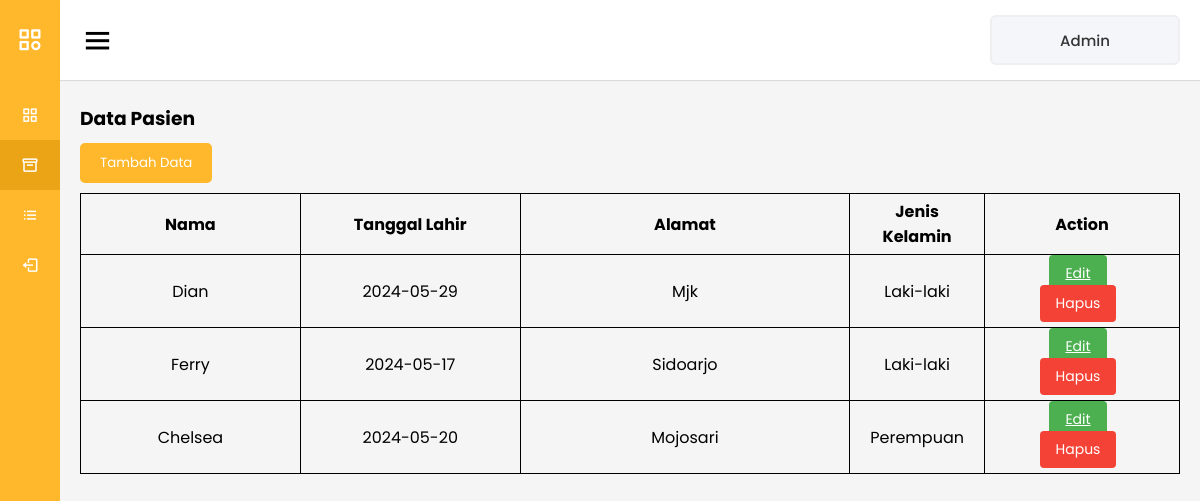
Screenshot of /pasien/pasien.php (signed in) with the database file from the repository.
### tables this page shows
CREATE TABLE `tb_pasien` (
  `ID_pasien` int NOT NULL,
  `Nama` varchar(50) NOT NULL,
  `Tanggal_lahir` date NOT NULL,
  `Alamat` varchar(255) NOT NULL,
  `Jenis_kelamin` enum('Laki-laki','Perempuan') NOT NULL
);

### pasien/pasien.php (the view, shortened to what this page needs)
<!DOCTYPE html>
<html lang="en" dir="ltr">
<head>
    <link rel="stylesheet" href="../css/admin.css" />
    <link href="https://unpkg.com/boxicons@2.0.7/css/boxicons.min.css" rel="stylesheet" />
</head>
<body>
    <div class="sidebar">
        <div class="logo-details">
            <i class="bx bx-category"></i>
            <span class="logo_name">Sehat Bersama</span>
        </div>
        <ul class="nav-links">
            <li>
                <a href="../admin.php">
                    <i class="bx bx-grid-alt"></i>
                    <span class="links_name">Dashboard</span>
                </a>
            </li>
            <li>
                <a href="pasien.php" class="active">
                    <i class="bx bx-box"></i>
                    <span class="links_name">Pasien</span>
                </a>
            </li>
            <li>
                <a href="../pembayaran/pembayaran.php">
                    <i class="bx bx-list-ul"></i>
                    <span class="links_name">Pembayaran</span>
                </a>
            </li>
            <li>
                <a href="../logout.php">
                    <i class="bx bx-log-out"></i>
                    <span class="links_name">Log out</span>
                </a>
            </li>
        </ul>
    </div>
    <section class="home-section">
        <nav>
            <div class="sidebar-button">
                <i class="bx bx-menu sidebarBtn"></i>
            </div>
            <div class="profile-details">
                <span class="admin_name">Admin</span>
            </div>
        </nav>
        <div class="home-content">
            <h3>Data Pasien</h3>
            <button type="button" class="btn btn-tambah">
                <a href="pasien-add.php">Tambah Data</a>
            </button>
            <table class="table-data">
                <thead>
                    <tr>
                        <th scope="col" style="width: 20%">Nama</th>
                        <th scope="col" style="width: 20%">Tanggal Lahir</th>
                        <th scope="col" style="width: 30%">Alamat</th>
                        <th scope="col" style="width: 10%">Jenis Kelamin</th>
                        <th>Action</th>
                    </tr>
                </thead>
                <tbody>
                    <?php
                    include '../koneksi.php';
                    $sql = "SELECT ID_pasien, Nama, Tanggal_lahir, Alamat, Jenis_kelamin FROM tb_pasien";
                    $result = $conn->query($sql);
                    if ($result->num_rows > 0) {
                        while ($row = $result->fetch_assoc()) {
                            echo "<tr>";
                            echo "<td>" . $row["Nama"] . "</td>";
                            echo "<td>" . $row["Tanggal_lahir"] . "</td>";
                            echo "<td>" . $row["Alamat"] . "</td>";
                            echo "<td>" . $row["Jenis_kelamin"] . "</td>";
                            echo '<td>
                <a href="pasien-edit.php?id=' . $row["ID_pasien"] . '" class="btn-edit">Edit</a>
                <form action="pasien-delete.php" method="POST" style="display:inline;">
                    <input type="hidden" name="id_pasien" value="' . $row["ID_pasien"] . '">
                    <button type="submit" class="btn-delete" onclick="return confirm(\'Apakah Anda yakin ingin menghapus data ini?\')">Hapus</button>
                </form>
              </td>';
                            echo "</tr>";
                        }
                    } else {
                        echo "<tr><td colspan='5'>No data found</td></tr>";
                    }
                    ?>
                </tbody>
            </table>
        </div>
    </section>
</body>
</html>

### css/admin.css (style rules this page uses)
* { margin: 0; padding: 0; box-sizing: border-box; font-family: "Poppins", sans-serif; }
.sidebar { position: fixed; height: 100%; width: 240px; background: #ffb72b; transition: all 0.5s ease; }
.sidebar .logo-details { height: 80px; display: flex; align-items: center; }
.sidebar .logo-details i { font-size: 28px; font-weight: 500; color: #fff; min-width: 60px; text-align: center; }
.sidebar .logo-details .logo_name { color: #fff; font-size: 24px; font-weight: 500; }
.sidebar .nav-links { margin-top: 10px; }
.sidebar .nav-links li { position: relative; list-style: none; height: 50px; }
.sidebar .nav-links li a { height: 100%; width: 100%; display: flex; align-items: center; text-decoration: none; transition: all 0.4s ease; }
.sidebar .nav-links li a.active { background: #eba416; }
.sidebar .nav-links li i { min-width: 60px; text-align: center; font-size: 18px; color: #fff; }
.sidebar .nav-links li a .links_name { color: #fff; font-size: 15px; font-weight: 400; white-space: nowrap; }
.home-section { position: relative; background: #f5f5f5; min-height: 100vh; width: calc(100% - 240px); left: 240px; transition: all 0.5s ease; }
.home-section nav { display: flex; justify-content: space-between; height: 80px; background: #fff; display: flex; align-items: center; position: fixed; width: calc(100% - 240px); left: 240px; z-index: 100; padding: 0 20px; box-shadow: 0 1px 1px rgba(0, 0, 0, 0.1); transition: all 0.5s ease; }
.home-section nav .sidebar-button { display: flex; align-items: center; font-size: 24px; font-weight: 500; }
nav .sidebar-button i { font-size: 35px; margin-right: 10px; }
.home-section nav .profile-details { display: flex; align-items: center; justify-content: center; background: #f5f6fa; border: 2px solid #efeef1; border-radius: 6px; height: 50px; min-width: 190px; }
.table-data { text-align: center; border-collapse: collapse; width: 100%; overflow-x: auto; }
.btn-edit, .btn-delete { padding: 8px 16px; margin-right: 8px; border: none; border-radius: 4px; cursor: pointer; font-size: 14px; transition: background-color 0.3s; }
.btn-edit { background-color: #4caf50; color: white; }
.btn-delete { background-color: #f44336; color: white; }
nav .profile-details .admin_name { font-size: 15px; font-weight: 500; color: #333; white-space: nowrap; }
.home-section .home-content { position: relative; padding-top: 104px; padding-left: 20px; padding-right: 20px; }
.btn { background-color: #ffb72b; color: white; padding: 10px 20px; border: none; border-radius: 5px; cursor: pointer; }
.btn a { text-decoration: none; color: white; }
.btn-tambah { margin: 10px 0; }
.table-data { text-align: center; border-collapse: collapse; width: 100%; }
th, td { border: 1px solid black; padding: 5px 20px; }
@media (max-width: 1240px) { .sidebar { width: 60px; } }
@media (max-width: 1240px) { .home-section { width: calc(100% - 60px); left: 60px; } }
@media (max-width: 1240px) { .home-section nav { width: calc(100% - 60px); left: 60px; } }

### rows the page displays
tb_pasien: Nama "Dian", Tanggal_lahir "2024-05-29", Alamat "Mjk", Jenis_kelamin "Laki-laki"
tb_pasien: Nama "Ferry", Tanggal_lahir "2024-05-17", Alamat "Sidoarjo", Jenis_kelamin "Laki-laki"
tb_pasien: Nama "Chelsea", Tanggal_lahir "2024-05-20", Alamat "Mojosari", Jenis_kelamin "Perempuan"
